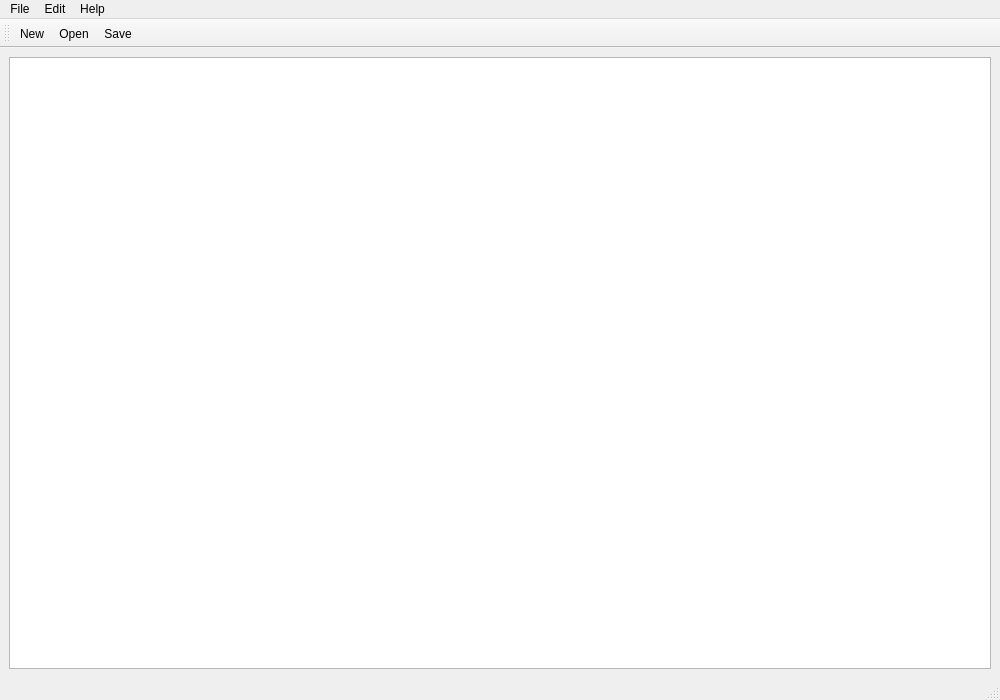
<?xml version="1.0" encoding="UTF-8"?>
<ui version="4.0">
 <class>MainWindow</class>
 <widget class="QMainWindow" name="MainWindow">
  <property name="geometry">
   <rect>
    <x>0</x>
    <y>0</y>
    <width>1000</width>
    <height>700</height>
   </rect>
  </property>
  <property name="windowTitle">
   <string>QTPad Pro</string>
  </property>
  <widget class="QWidget" name="centralwidget">
   <layout class="QHBoxLayout" name="horizontalLayout">
    <item>
     <widget class="QTextEdit" name="textEditor"/>
    </item>
   </layout>
  </widget>
  <widget class="QStatusBar" name="statusbar"/>
  <widget class="QMenuBar" name="menubar">
   <property name="geometry">
    <rect>
     <x>0</x>
     <y>0</y>
     <width>1000</width>
     <height>26</height>
    </rect>
   </property>
   <widget class="QMenu" name="menuFile">
    <property name="title">
     <string>File</string>
    </property>
    <addaction name="separator"/>
    <addaction name="actionNew"/>
    <addaction name="actionOpen"/>
    <addaction name="actionSave"/>
   </widget>
   <widget class="QMenu" name="menuHelp">
    <property name="title">
     <string>Help</string>
    </property>
   </widget>
   <widget class="QMenu" name="menuEdit">
    <property name="title">
     <string>Edit</string>
    </property>
   </widget>
   <addaction name="menuFile"/>
   <addaction name="menuEdit"/>
   <addaction name="menuHelp"/>
  </widget>
  <widget class="QToolBar" name="toolBar">
   <property name="windowTitle">
    <string>toolBar</string>
   </property>
   <attribute name="toolBarArea">
    <enum>TopToolBarArea</enum>
   </attribute>
   <attribute name="toolBarBreak">
    <bool>false</bool>
   </attribute>
   <addaction name="actionNew"/>
   <addaction name="actionOpen"/>
   <addaction name="actionSave"/>
  </widget>
  <action name="actionOpen">
   <property name="text">
    <string>Open</string>
   </property>
  </action>
  <action name="actionSave">
   <property name="text">
    <string>Save</string>
   </property>
  </action>
  <action name="actionNew">
   <property name="text">
    <string>New</string>
   </property>
  </action>
  <action name="actionNew_2">
   <property name="text">
    <string>New</string>
   </property>
  </action>
 </widget>
 <resources/>
 <connections/>
</ui>
